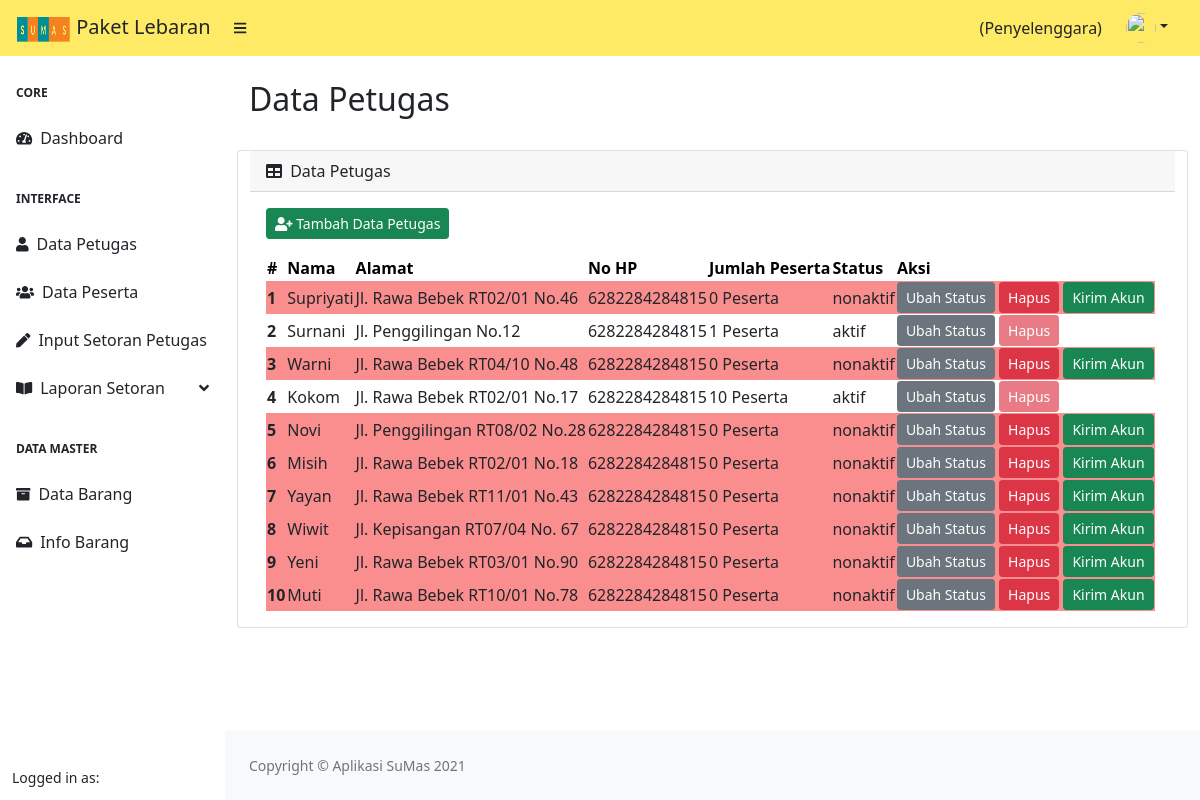
Page /index.php/penyelenggara/data_petugas on the committed database.
### tables this page shows
CREATE TABLE `petugas` (
  `id` int(11) NOT NULL,
  `nama_lengkap` varchar(225) NOT NULL,
  `alamat` varchar(225) NOT NULL,
  `no_hp` varchar(20) NOT NULL,
  `username` varchar(255) NOT NULL,
  `image` varchar(225) NOT NULL,
  `password` varchar(255) NOT NULL,
  `status` varchar(10) NOT NULL,
  `id_penyelenggara` int(11) NOT NULL,
  `created_at` datetime DEFAULT NULL
);

### application/controllers/Penyelenggara.php (called while the page is built, shortened)
<?php
class Penyelenggara extends CI_Controller
{
    public function __construct()
    {
        $this->load->model('M_DataMaster');
        $this->load->model('M_Penyelenggara');
        $this->load->library('form_validation');
    }
    public function data_petugas()
    {
        $data['title'] = 'Data Petugas';
        $data['user'] = $this->db->get_where('penyelenggara', ['username' => $this->session->userdata('username')])->row_array();
        $data['rows'] = $this->db->query('SELECT petugas.*, COUNT(user.id_petugas) AS jumlah_perserta FROM petugas LEFT JOIN user ON petugas.id = user.id_petugas GROUP BY petugas.id ORDER BY created_at DESC')->result();
        $this->load->view('templates/header', $data);
        $this->load->view('templates/sidebar_penyelenggara', $data);
        $this->load->view('penyelenggara/data_petugas', $data);
        $this->load->view('templates/footer');
    }
}

### index.php (called while the page is built, shortened)
<?php
require_once BASEPATH.'core/CodeIgniter.php';

### application/views/penyelenggara/data_petugas.php (the view, shortened to what this page needs)
<div id="layoutSidenav_content">
    <main>
        <div class="container-fluid px-4">
            <h2 class="mt-4"><?= $title;  ?></h2>
            <div class="row">
                <div class="card mb-4">
                    <div class="card-header">
                        <i class="fas fa-table me-1"></i>
                        Data Petugas
                    </div>
                    <div class="card-body">
                        <a href="" class="btn btn-success btn-sm mb-3" data-bs-toggle="modal" data-bs-target="#inputPetugas"> <i class="fas fa-user-plus"></i> Tambah Data Petugas</a>
                        <table id="datatablesSimple">
                            <thead>
                                <tr class="table-warning">
                                    <th>#</th>
                                    <th>Nama</th>
                                    <th>Alamat</th>
                                    <th>No HP</th>
                                    <th>Jumlah Peserta</th>
                                    <th>Status</th>
                                    <th>Aksi</th>
                                </tr>
                            </thead>
                            <tbody>
                                <?php
                                $count = 0;
                                foreach ($rows as $row) :
                                    $count = $count + 1;
                                ?>
                                    <?php if ($row->status == 'nonaktif') : ?>
                                        <tr style="background-color: #fa8e8e;">
                                        <?php else : ?>
                                        <tr>
                                        <?php endif; ?>
                                        <th scope=" row"><?= $count ?></th>
                                        <td><?= $row->nama_lengkap ?></td>
                                        <td><?= $row->alamat ?></td>
                                        <td><?= $row->no_hp ?></td>
                                        <td><?= $row->jumlah_perserta ?> Peserta</td>
                                        <td><?= $row->status  ?></td>
                                        <td>
                                            <?php if ($row->status == 'aktif') : ?>
                                                <a href="" class="btn btn-secondary btn-sm" data-bs-toggle="modal" data-bs-target="#nonaktif<?= $row->id; ?>"> Ubah Status</a>
                                                <button class="btn btn-danger btn-sm" data-placement="top" title="status peserta aktif" disabled> Hapus</button>
                                            <?php else : ?>
                                                <a href="" class="btn btn-secondary btn-sm" data-bs-toggle="modal" data-bs-target="#aktif<?= $row->id; ?>"> Ubah Status</a>
                                                <a href="" class="btn btn-danger btn-sm" data-bs-toggle="modal" data-bs-target="#hapus<?= $row->id; ?>"> Hapus</a>
                                                <a href="" class="btn btn-success btn-sm" data-bs-toggle="modal" data-bs-target="#kirim<?= $row->id; ?>"> Kirim Akun</a>
                                            <?php endif; ?>
                                        </td>
                                        </tr>
                                    <?php endforeach; ?>
                            </tbody>
                        </table>
                    </div>
                </div>
            </div>
        </div>
    </main>

### rows in the picture
petugas: nama_lengkap "Supriyati", alamat "Jl. Rawa Bebek RT02/01 No.46", no_hp "6282284284815", jumlah_perserta "0", status "nonaktif"
petugas: nama_lengkap "Surnani", alamat "Jl. Penggilingan No.12", no_hp "6282284284815", jumlah_perserta "1", status "aktif"
petugas: nama_lengkap "Warni", alamat "Jl. Rawa Bebek RT04/10 No.48", no_hp "6282284284815", jumlah_perserta "0", status "nonaktif"
petugas: nama_lengkap "Kokom", alamat "Jl. Rawa Bebek RT02/01 No.17", no_hp "6282284284815", jumlah_perserta "10", status "aktif"
petugas: nama_lengkap "Novi", alamat "Jl. Penggilingan RT08/02 No.28", no_hp "6282284284815", jumlah_perserta "0", status "nonaktif"
petugas: nama_lengkap "Misih", alamat "Jl. Rawa Bebek RT02/01 No.18", no_hp "6282284284815", jumlah_perserta "0", status "nonaktif"
petugas: nama_lengkap "Yayan", alamat "Jl. Rawa Bebek RT11/01 No.43", no_hp "6282284284815", jumlah_perserta "0", status "nonaktif"
petugas: nama_lengkap "Wiwit", alamat "Jl. Kepisangan RT07/04 No. 67", no_hp "6282284284815", jumlah_perserta "0", status "nonaktif"
petugas: nama_lengkap "Yeni", alamat "Jl. Rawa Bebek RT03/01 No.90", no_hp "6282284284815", jumlah_perserta "0", status "nonaktif"
petugas: nama_lengkap "Muti", alamat "Jl. Rawa Bebek RT10/01 No.78", no_hp "6282284284815", jumlah_perserta "0", status "nonaktif"

### other values in the picture
$title "Data Petugas"
